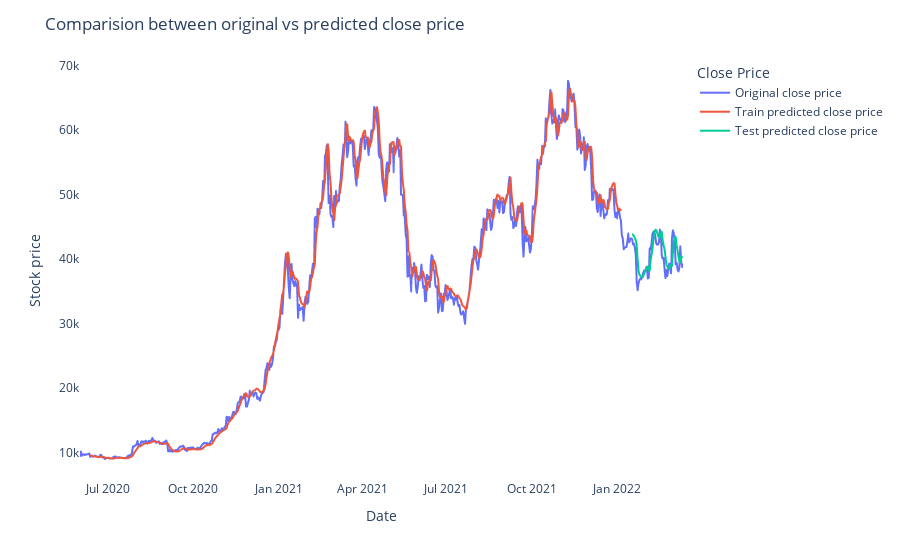

The code cell stored with this chart in its notebook:
### Code cell
train_predict=model.predict(X_train)
test_predict=model.predict(X_test)

look_back=time_step
trainPredictPlot = np.empty_like(close_df)
trainPredictPlot[:, :] = np.nan
trainPredictPlot[look_back:len(train_predict)+look_back, :] = train_predict

# shift test predictions for plotting
testPredictPlot = np.empty_like(close_df)
testPredictPlot[:, :] = np.nan
testPredictPlot[len(train_predict)+(look_back*2)+1:len(close_df)-1, :] = test_predict

names = cycle(['Original close price','Train predicted close price','Test predicted close price'])

plotdf = pd.DataFrame({'date': df['clean_date'],
                    'original_close': df[1],
                    'train_predicted_close' : 0 ,
                    'test_predicted_close' : 0})

plotdf['train_predicted_close'] = np.nan_to_num(scaler.inverse_transform(trainPredictPlot))
plotdf['test_predicted_close'] = np.nan_to_num(scaler.inverse_transform(testPredictPlot))

plotdf['train_predicted_close'] = plotdf['train_predicted_close'].replace(0, np.NaN)
plotdf['test_predicted_close'] = plotdf['test_predicted_close'].replace(0, np.NaN)

fig = px.line(plotdf,x=plotdf['date'], y=[plotdf['original_close'],plotdf['train_predicted_close'],plotdf['test_predicted_close']],
                labels={'value':'Stock price','date': 'Date'})
fig.update_layout(title_text='Comparision between original vs predicted close price',
                plot_bgcolor='white',legend_title_text='Close Price')                               

fig.for_each_trace(lambda t:  t.update(name = next(names)))
fig.update_xaxes(showgrid=False)
fig.update_yaxes(showgrid=False)
fig.show()

### Figure 1 — Plotly figure (JSON) as saved in the notebook; plotly's stock layout.template omitted (floating-point values rounded to 4 significant figures; data arrays with more than 128 entries replaced by an {"elided": "..."} marker saying what was removed)
{"data": [{"hovertemplate": "variable=original_close<br>Date=%{x}<br>Stock price=%{y}<extra></extra>", "legendgroup": "original_close", "line": {"color": "#636efa", "dash": "solid"}, "marker": {"symbol": "circle"}, "mode": "lines", "name": "Original close price", "showlegend": true, "type": "scattergl", "x": {"elided": "651 str values"}, "xaxis": "x", "y": {"elided": "651 float values"}, "yaxis": "y"}, {"hovertemplate": "variable=train_predicted_close<br>Date=%{x}<br>Stock price=%{y}<extra></extra>", "legendgroup": "train_predicted_close", "line": {"color": "#EF553B", "dash": "solid"}, "marker": {"symbol": "circle"}, "mode": "lines", "name": "Train predicted close price", "showlegend": true, "type": "scattergl", "x": {"elided": "651 str values"}, "xaxis": "x", "y": {"elided": "651 float values"}, "yaxis": "y"}, {"hovertemplate": "variable=test_predicted_close<br>Date=%{x}<br>Stock price=%{y}<extra></extra>", "legendgroup": "test_predicted_close", "line": {"color": "#00cc96", "dash": "solid"}, "marker": {"symbol": "circle"}, "mode": "lines", "name": "Test predicted close price", "showlegend": true, "type": "scattergl", "x": {"elided": "651 str values"}, "xaxis": "x", "y": {"elided": "651 float values"}, "yaxis": "y"}], "layout": {"legend": {"title": {"text": "Close Price"}, "tracegroupgap": 0}, "margin": {"t": 60}, "plot_bgcolor": "white", "title": {"text": "Comparision between original vs predicted close price"}, "xaxis": {"anchor": "y", "domain": [0, 1], "showgrid": false, "title": {"text": "Date"}}, "yaxis": {"anchor": "x", "domain": [0, 1], "showgrid": false, "title": {"text": "Stock price"}}}}
